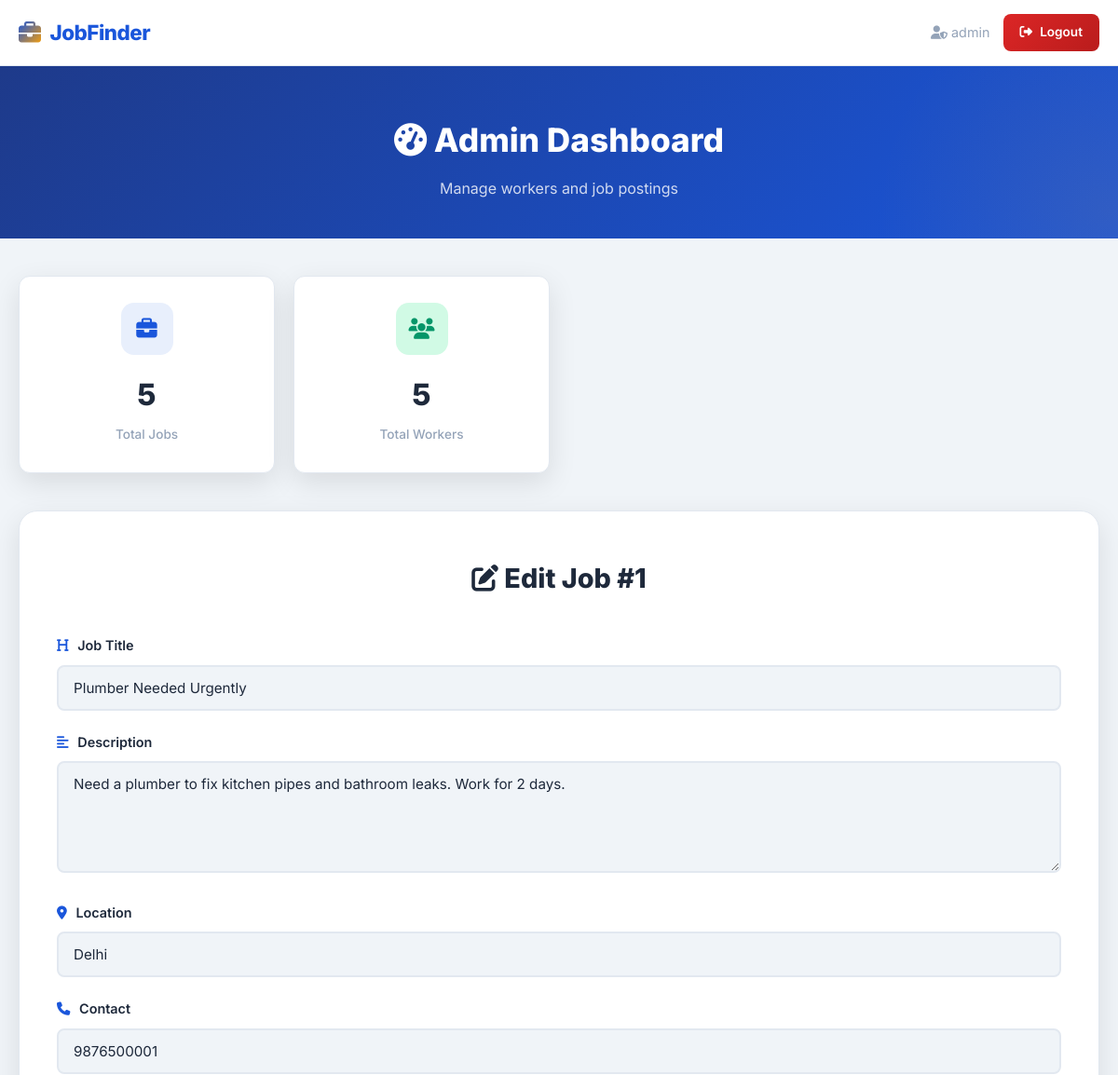
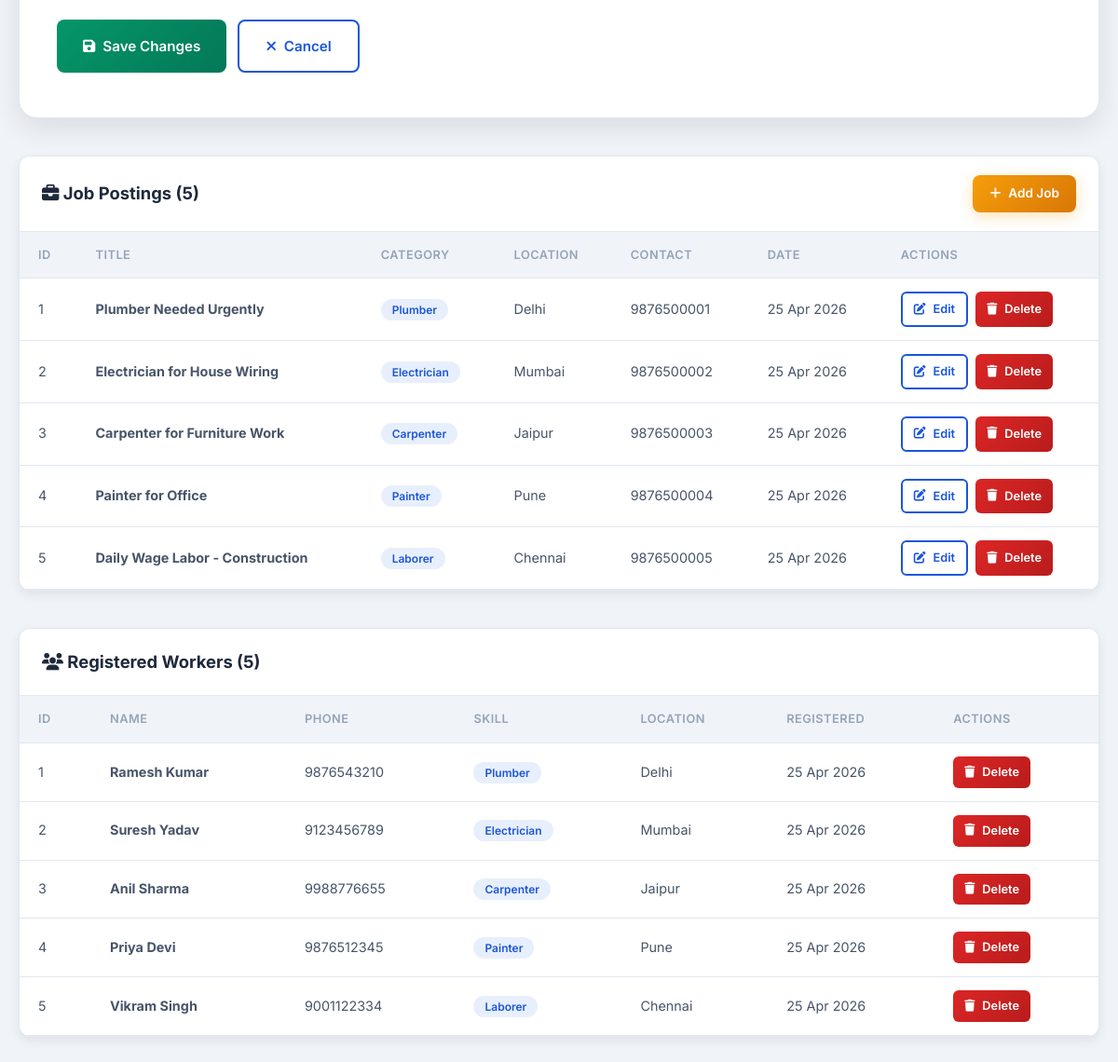
/admin/dashboard.php?edit_job=1 (signed in), run on the app's committed database (2 pictures, top to bottom).
### tables this page shows
CREATE TABLE IF NOT EXISTS jobs (
    id INT AUTO_INCREMENT PRIMARY KEY,
    title VARCHAR(150) NOT NULL,
    description TEXT NOT NULL,
    location VARCHAR(150) NOT NULL,
    contact VARCHAR(15) NOT NULL,
    skill_category VARCHAR(100) DEFAULT 'General',
    created_at TIMESTAMP DEFAULT CURRENT_TIMESTAMP
);

CREATE TABLE IF NOT EXISTS workers (
    id INT AUTO_INCREMENT PRIMARY KEY,
    name VARCHAR(100) NOT NULL,
    phone VARCHAR(15) NOT NULL,
    skill VARCHAR(100) NOT NULL,
    location VARCHAR(150) NOT NULL,
    created_at TIMESTAMP DEFAULT CURRENT_TIMESTAMP
);

### admin/dashboard.php (the view, shortened to what this page needs)
<?php
include '../includes/db.php';
$jobs = mysqli_query($conn, "SELECT * FROM jobs ORDER BY created_at DESC");
$totalJobs = mysqli_num_rows($jobs);
$workers = mysqli_query($conn, "SELECT * FROM workers ORDER BY created_at DESC");
$totalWorkers = mysqli_num_rows($workers);
$editingJob = null;
if (isset($_GET['edit_job'])) {
    $editJobId = intval($_GET['edit_job']);
    $editResult = mysqli_query($conn, "SELECT * FROM jobs WHERE id=$editJobId");
    if (mysqli_num_rows($editResult) == 1) {
        $editingJob = mysqli_fetch_assoc($editResult);
    }
}
?>
<!DOCTYPE html>
<html lang="en">
<head>
    <link rel="stylesheet" href="https://cdnjs.cloudflare.com/ajax/libs/font-awesome/6.5.0/css/all.min.css">
    <link rel="stylesheet" href="../assets/css/style.css">
</head>
<body>
<nav class="navbar">
    <div class="container nav-container">
        <a href="../index.php" class="nav-brand">
            <i class="fas fa-briefcase"></i>
            <span>JobFinder</span>
        </a>
        <div style="display: flex; align-items: center; gap: 14px;">
            <span style="font-size: 0.9rem; color: var(--text-muted);">
                <i class="fas fa-user-shield"></i>
                <?php echo htmlspecialchars($_SESSION['admin_username']); ?>
            </span>
            <a href="logout.php" class="btn btn-danger btn-sm">
                <i class="fas fa-sign-out-alt"></i> Logout
            </a>
        </div>
    </div>
</nav>
<main class="main-content">
    <section class="page-header">
        <div class="container">
            <h1><i class="fas fa-tachometer-alt"></i> Admin Dashboard</h1>
            <p>Manage workers and job postings</p>
        </div>
    </section>
    <section class="admin-dashboard">
        <div class="container">
            <div class="stats-grid" style="margin-bottom: 40px;">
                <div class="stat-card">
                    <div class="stat-icon blue"><i class="fas fa-briefcase"></i></div>
                    <div class="stat-number"><?php echo $totalJobs; ?></div>
                    <div class="stat-label">Total Jobs</div>
                </div>
                <div class="stat-card">
                    <div class="stat-icon green"><i class="fas fa-users"></i></div>
                    <div class="stat-number"><?php echo $totalWorkers; ?></div>
                    <div class="stat-label">Total Workers</div>
                </div>
            </div>
            <?php if ($editingJob): ?>
                <div class="form-container" style="margin-bottom: 40px; max-width: 100%;">
                    <div class="form-header">
                        <h2><i class="fas fa-edit"></i> Edit Job #<?php echo $editingJob['id']; ?></h2>
                    </div>
                    <form action="dashboard.php" method="POST">
                        <div class="form-group">
                            <label for="edit_title"><i class="fas fa-heading"></i> Job Title</label>
                            <input type="text" id="edit_title" name="edit_title" class="form-control"
                                   value="<?php echo htmlspecialchars($editingJob['title']); ?>" required>
                        </div>
                        <div class="form-group">
                            <label for="edit_description"><i class="fas fa-align-left"></i> Description</label>
                            <textarea id="edit_description" name="edit_description" class="form-control"
                                      required><?php echo htmlspecialchars($editingJob['description']); ?></textarea>
                        </div>
                        <div class="form-group">
                            <label for="edit_location"><i class="fas fa-map-marker-alt"></i> Location</label>
                            <input type="text" id="edit_location" name="edit_location" class="form-control"
                                   value="<?php echo htmlspecialchars($editingJob['location']); ?>" required>
                        </div>
                        <div class="form-group">
                            <label for="edit_contact"><i class="fas fa-phone"></i> Contact</label>
                            <input type="text" id="edit_contact" name="edit_contact" class="form-control"
                                   value="<?php echo htmlspecialchars($editingJob['contact']); ?>" required>
                        </div>
                        <div style="display: flex; gap: 12px;">
                            <button type="submit" class="btn btn-success">
                                <i class="fas fa-save"></i> Save Changes
                            </button>
                            <a href="dashboard.php" class="btn btn-outline">
                                <i class="fas fa-times"></i> Cancel
                            </a>
                        </div>
                    </form>
                </div>
            <?php endif; ?>
            <div class="admin-table-wrap">
                <div class="admin-table-header">
                    <h3><i class="fas fa-briefcase"></i> Job Postings (<?php echo $totalJobs; ?>)</h3>
                    <a href="../post-job.php" class="btn btn-primary btn-sm">
                        <i class="fas fa-plus"></i> Add Job
                    </a>
                </div>
                <table class="admin-table">
                    <thead>
                        <tr>
                            <th>ID</th>
                            <th>Title</th>
                            <th>Category</th>
                            <th>Location</th>
                            <th>Contact</th>
                            <th>Date</th>
                            <th>Actions</th>
                        </tr>
                    </thead>
                    <tbody>
                        <?php if ($totalJobs > 0): ?>
                            <?php while ($job = mysqli_fetch_assoc($jobs)): ?>
                                <tr>
                                    <td><?php echo $job['id']; ?></td>
                                    <td><strong><?php echo htmlspecialchars($job['title']); ?></strong></td>
                                    <td><span class="job-badge"><?php echo htmlspecialchars($job['skill_category']); ?></span></td>
                                    <td><?php echo htmlspecialchars($job['location']); ?></td>
                                    <td><?php echo htmlspecialchars($job['contact']); ?></td>
                                    <td><?php echo date('d M Y', strtotime($job['created_at'])); ?></td>
                                    <td>
                                        <div class="actions">
                                            <a href="dashboard.php?edit_job=<?php echo $job['id']; ?>"
                                               class="btn btn-outline btn-sm">
                                                <i class="fas fa-edit"></i> Edit
                                            </a>
                                            <a href="dashboard.php?delete_job=<?php echo $job['id']; ?>"
                                               class="btn btn-danger btn-sm"
                                               onclick="return confirm('Are you sure you want to delete this job?');">
                                                <i class="fas fa-trash"></i> Delete
                                            </a>
                                        </div>
                                    </td>
                                </tr>
                            <?php endwhile; ?>
                        <?php endif; ?>
                    </tbody>
                </table>
            </div>
            <div class="admin-table-wrap">
                <div class="admin-table-header">
                    <h3><i class="fas fa-users"></i> Registered Workers (<?php echo $totalWorkers; ?>)</h3>
                </div>
                <table class="admin-table">
                    <thead>
                        <tr>
                            <th>ID</th>
                            <th>Name</th>
                            <th>Phone</th>
                            <th>Skill</th>
                            <th>Location</th>
                            <th>Registered</th>
                            <th>Actions</th>
                        </tr>
                    </thead>
                    <tbody>
                        <?php if ($totalWorkers > 0): ?>
                            <?php while ($worker = mysqli_fetch_assoc($workers)): ?>
                                <tr>
                                    <td><?php echo $worker['id']; ?></td>
                                    <td><strong><?php echo htmlspecialchars($worker['name']); ?></strong></td>
                                    <td><?php echo htmlspecialchars($worker['phone']); ?></td>
                                    <td><span class="job-badge"><?php echo htmlspecialchars($worker['skill']); ?></span></td>
                                    <td><?php echo htmlspecialchars($worker['location']); ?></td>
                                    <td><?php echo date('d M Y', strtotime($worker['created_at'])); ?></td>
                                    <td>
                                        <div class="actions">
                                            <a href="dashboard.php?delete_worker=<?php echo $worker['id']; ?>"
                                               class="btn btn-danger btn-sm"
                                               onclick="return confirm('Are you sure you want to delete this worker?');">
                                                <i class="fas fa-trash"></i> Delete
                                            </a>
                                        </div>
                                    </td>
                                </tr>
                            <?php endwhile; ?>
                        <?php endif; ?>
                    </tbody>
                </table>
            </div>
        </div>
    </section>
</main>
</body>
</html>

### data on the page
jobs: id "1", edit_title "Plumber Needed Urgently", edit_description "Need a plumber to fix kitchen pipes and bathroom leaks. Work for 2 days.", edit_location "Delhi", edit_contact "9876500001", title "Plumber Needed Urgently", skill_category "Plumber", location "Delhi", contact "9876500001", created_at "25 Apr 2026"
jobs: id "2", title "Electrician for House Wiring", skill_category "Electrician", location "Mumbai", contact "9876500002", created_at "25 Apr 2026"
jobs: id "3", title "Carpenter for Furniture Work", skill_category "Carpenter", location "Jaipur", contact "9876500003", created_at "25 Apr 2026"
jobs: id "4", title "Painter for Office", skill_category "Painter", location "Pune", contact "9876500004", created_at "25 Apr 2026"
jobs: id "5", title "Daily Wage Labor - Construction", skill_category "Laborer", location "Chennai", contact "9876500005", created_at "25 Apr 2026"
workers: id "1", name "Ramesh Kumar", phone "9876543210", skill "Plumber", location "Delhi", created_at "25 Apr 2026"
workers: id "2", name "Suresh Yadav", phone "9123456789", skill "Electrician", location "Mumbai", created_at "25 Apr 2026"
workers: id "3", name "Anil Sharma", phone "9988776655", skill "Carpenter", location "Jaipur", created_at "25 Apr 2026"
workers: id "4", name "Priya Devi", phone "9876512345", skill "Painter", location "Pune", created_at "25 Apr 2026"
workers: id "5", name "Vikram Singh", phone "9001122334", skill "Laborer", location "Chennai", created_at "25 Apr 2026"

### other printed values
$_SESSION['admin_username'] "admin"
$totalJobs "5"
$totalWorkers "5"
